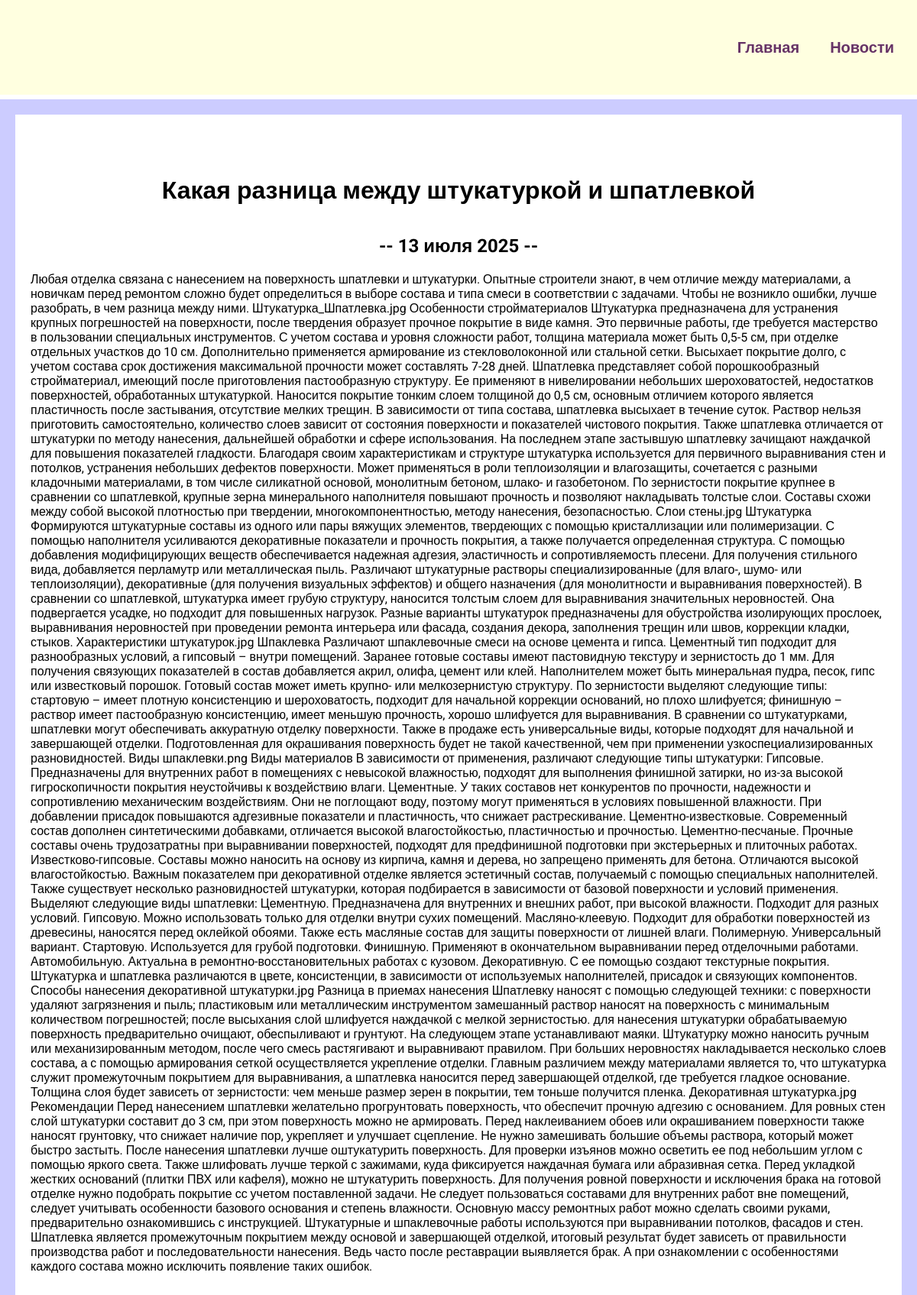
/blog/5/, run on the app's committed database.
### blog/models.py (models this page shows, shortened)
class Blog(models.Model):
    title = models.CharField(max_length=200)
    description = models.TextField()
    date = models.DateField()

### blog/views.py (the view)
# urls.py: path('<int:blog_id>/', views.detail, name="detail"),
def detail(request, blog_id):
    blog = get_object_or_404(Blog, pk=blog_id)
    return render(request, 'blog/details.html',
                  {'blog': blog})

### blog/templates/blog/details.html
{% extends 'hw/base.html' %}
{% block content %}
<div class="detail">
    <h1>{{ blog.title }}</h1>
    <h2>-- {{ blog.date|date:'j E Y' }} --</h2>
    {{ blog.description|safe }}
</div>
{% endblock %}

### hw/static/css/style.css (style rules this page uses)
body { font-family: "Roboto", sans-serif; background: #CCCCFF; padding: 0; margin: 0; }
h1 { text-align: center; margin: 60px 0 40px; }
h2 { text-align: center; margin: 20px 0; }
.detail { background: white; padding: 20px 20px 60px; box-sizing: border-box; }

### data on the page
Blog: title "Какая разница между штукатуркой и шпатлевкой", date "13 июля 2025", description "Любая отделка связана с нанесением на поверхность шпатлевки и штукатурки. Опытные строители знают, в чем отличие между материалами, а новичкам перед ремонтом сложно будет определиться в выборе состава и типа смеси в соответствии с задачами. Чтобы не возникло ошибки, лучше разобрать, в чем разница между ними. Штукатурка_Шпатлевка.jpg Особенности стройматериалов Штукатурка предназначена для устранения крупных погрешностей на поверхности, после твердения образует прочное покрытие в виде камня. Это первичные работы, где требуется мастерство в пользовании специальных инструментов. С учетом состава и уровня сложности работ, толщина материала может быть 0,5-5 см, при отделке отдельных участков до…"
